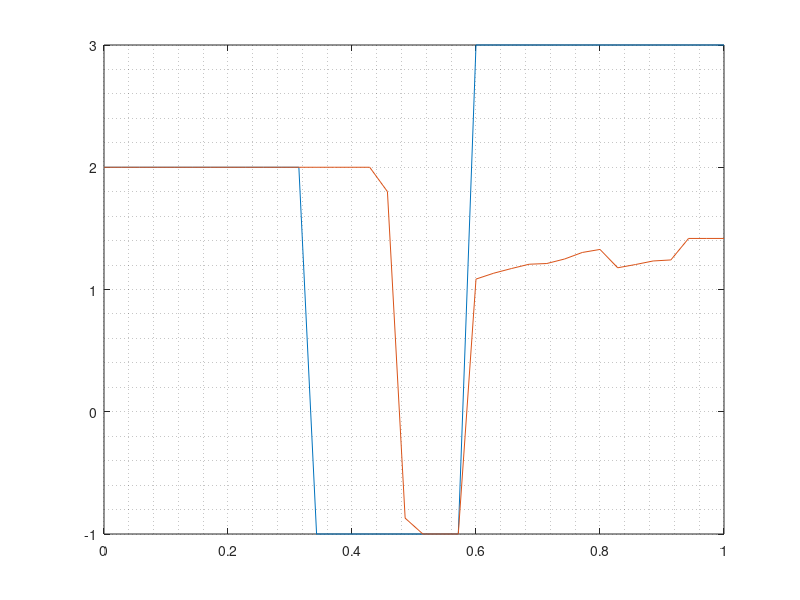

Reproduce this figure in MATLAB.
clear all; close all

data = importdata('output_FOG.dat');

x = linspace(0,1,length(data(1,2:end)));

figure(1)
plot(x,data(1,2:end))
hold on
grid minor
plot(x,data(end,2:end))
hold off

%figure(2)
 %   for t = 1:length(data(:,1))
  %      u = data(t,2:end);
   %     plot(x,u,'linewidth',1.5)
        %xlim([0,1])
        %ylim([-1.1,1.1])
    %    grid minor
     %  pause(2.0)

        %if t == 12
        %    break 
        %end
    %end
